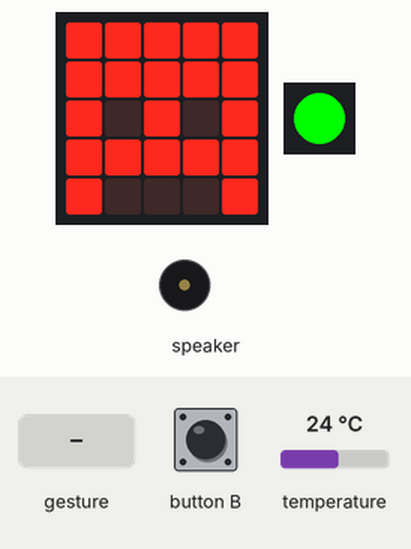
Recording of a program running on a simulated Calliope mini (MakeCode). Shown: the board's 5×5 LED display, 1 RGB LEDs in strip order, left to right, buzzer (waves = sounding). Inputs (shaded band) come from the test bench; at power-on: temperature 24 °C. A tilt is held for 1.5 s and a shake lasts 1 s, then the board lies face up again.

Above: at 1.2 s.
1.3 s: temperature set to 29.1 °C
2.8 s: temperature set to 30.3 °C
At 3.3 s:
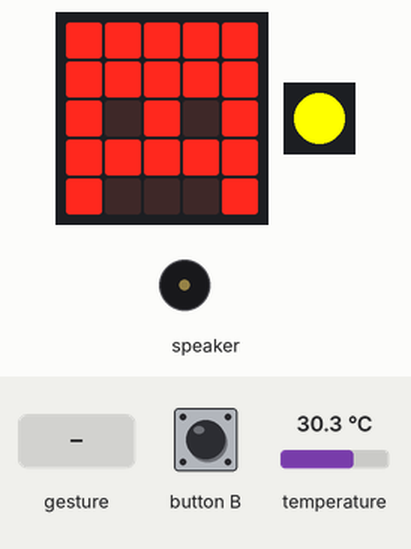
4.3 s: temperature set to 33 °C
At 5.5 s:
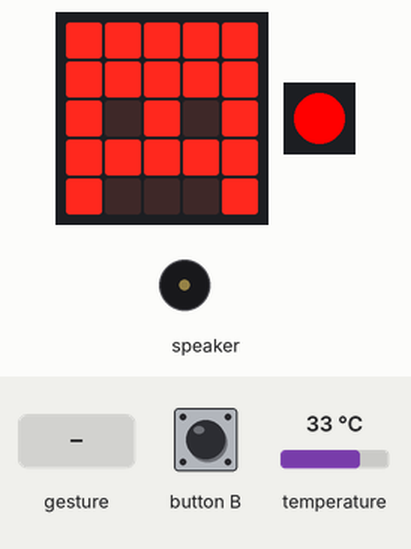
5.8 s: button B pressed for 0.15 s
At 6.14 s:
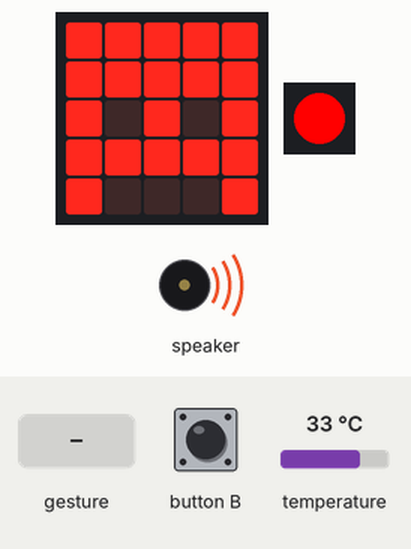
6.5 s: temperature set to 12 °C
At 7.02 s:
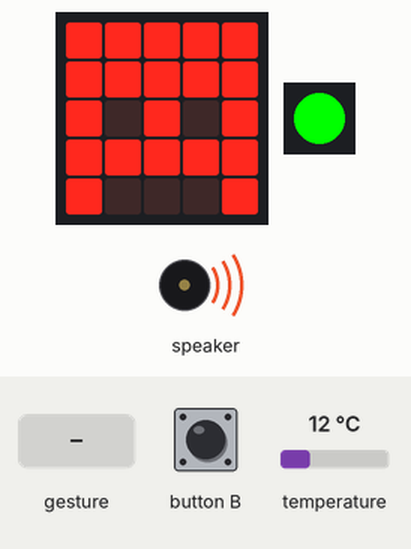
9.1 s: gesture 'shake'
Timing chart, 0 to 11.6 s (numbered marks = the images above; inputs shaded):
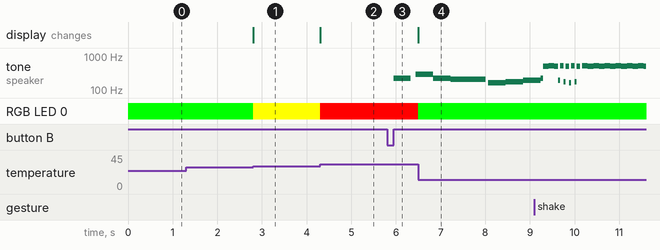

Measured:
- the behaviour switches between 29.9 and 30 °C on temperature (found by bisection; images 0 and 1)
- after the input at 1.3 s, every drawn part: stays the same
- after the input at 2.8 s, RGB LED 0: RGB(0, 255, 0) → RGB(255, 255, 0) at once
- after the input at 4.3 s, RGB LED 0: RGB(255, 255, 0) → RGB(255, 0, 0) at once
- after the input at 5.8 s, tone on speaker: silent → 220 Hz after 0.15 s, → silent 0.39 s later, → 294 Hz 0.11 s later
- after the input at 6.5 s, RGB LED 0: RGB(255, 0, 0) → RGB(0, 255, 0) at once

The program:

main.ts
```typescript
input.onButtonEvent(Button.B, input.buttonEventClick(), function () {
    music.setTempo(155)
    music.playTone(220, music.beat(BeatFraction.Whole))
    music.rest(music.beat(BeatFraction.Quarter))
    music.playTone(294, music.beat(BeatFraction.Whole))
    music.playTone(220, music.beat(BeatFraction.Whole))
    music.playTone(208, music.beat(BeatFraction.Whole))
    music.playTone(208, music.beat(BeatFraction.Whole))
    music.rest(music.beat(BeatFraction.Eighth))
    music.playTone(165, music.beat(BeatFraction.Whole))
    music.playTone(175, music.beat(BeatFraction.Whole))
    music.playTone(196, music.beat(BeatFraction.Whole))
    music.playTone(220, music.beat(BeatFraction.Whole))
    music.playTone(196, music.beat(BeatFraction.Whole))
    music.playTone(175, music.beat(BeatFraction.Whole))
    music.playTone(165, music.beat(BeatFraction.Whole))
    music.playTone(175, music.beat(BeatFraction.Whole))
})
input.onGesture(Gesture.Shake, function () {
    for (let index = 0; index < 3; index++) {
        music.playMelody("B C5 B C5 B C5 B C5 ", 500)
    }
})
basic.forever(function () {
    basic.showLeds(`
        # # # # #
        # # # # #
        # . # . #
        # # # # #
        # . . . #
        `)
})
loops.everyInterval(100, function () {
    if (input.temperature() > 30) {
        basic.setLedColor(0xff0000)
    } else if (input.temperature() == 30) {
        basic.setLedColor(0xffff00)
    } else if (input.temperature() < 30) {
        basic.setLedColor(0x00ff00)
    }
})
```

test.ts
```typescript
// Hier kann man Tests durchführen; diese Datei wird nicht kompiliert, wenn dieses Paket als Erweiterung verwendet wird.
```
